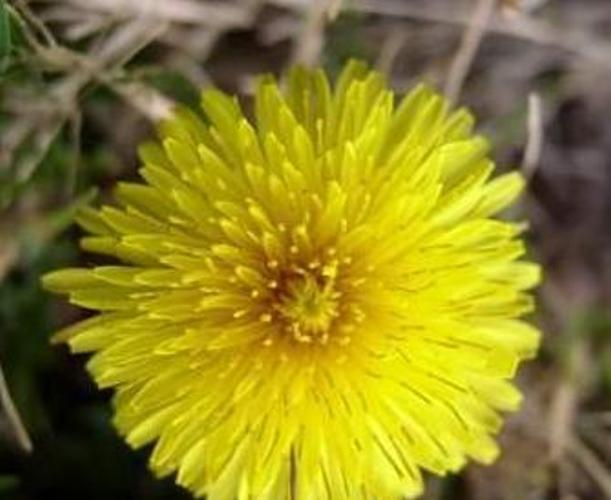
#> input picture __data/17 flowers/train_data/Bluebell/1.jpg, 611 x 500 px
$ jupyter execute --allow-errors 'Opencv (select futures).ipynb'   (older library calls are emulated)
#> lines starting #> are read from the running program, lines starting #| are printed output that depends on the picture
<div style="direction:rtl;text-align:center"></div>
<h1><div style="direction:rtl;text-align:center">PreProcessing</div></h1>

[cell 1]
from urllib import request
import tarfile
import os
import glob
import matplotlib.pyplot as plt
import cv2
import numpy as np
import mahotas

## database

[cell 2]
# filename, _ = request.urlretrieve('https://www.robots.ox.ac.uk/~vgg/data/flowers/17/17flowers.tgz', 'flowers.tgz')

[cell 3]
# print(os.stat(filename))

[cell 4]
# tar = tarfile.open(filename)
# tar.extractall(path='../__data/17 flowers/train_data')
# tar.close()

[cell 5]
# image_paths = sorted(glob.glob('../__data/17 flowers/train_data/jpg/*.jpg'))

[cell 6]
# image_paths[:6]

[cell 7]
# [17 lines of commented-out code are left out]

## Open cv

[cell 8]
image = cv2.imread('../__data/17 flowers/train_data/Bluebell/1.jpg')
#> image is the input picture: shape (500, 611, 3); mean B, G, R 37.8, 131.2, 141.7

[cell 9]
# resize image
image = cv2.resize(image, (500, 500))
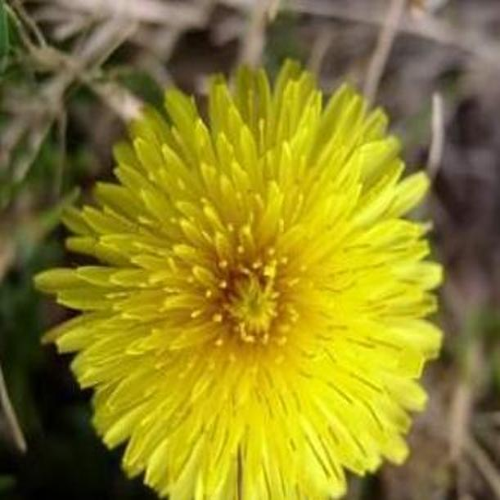
#> image: shape (500, 500, 3); mean B, G, R 37.8, 131.2, 141.7

## Histogram

[cell 10]
# calculater hist
hist = cv2.calcHist([image], [0, 1, 2], None, [256, 256, 256], [0, 256, 0, 256, 0, 256])
# cv2.calcHist(image_file, number_chanell(r=0 g=1 b=2), mask, number_bin_hist, rang_pix)
cv2.normalize(hist, hist)
image_histogram = hist.flatten()
for channel, col in enumerate(('b', 'g', 'r')):
        hist = cv2.calcHist([image], [channel], None, [256], [0, 256])
        plt.plot(hist, color=col)
plt.figure()
plt.imshow(image)
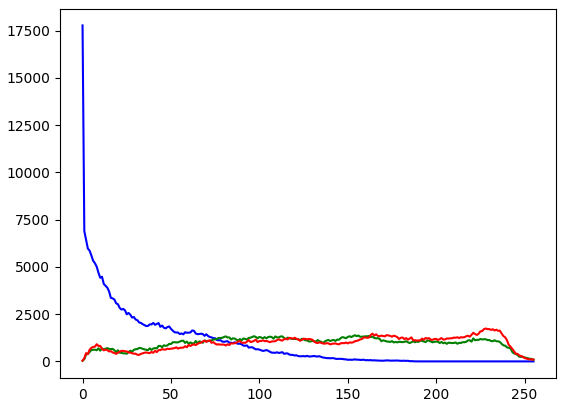
#> figure drawn by matplotlib, 1 panel; curve peaks at x = 0, y = 17784; curve peaks at x = 154, y = 1385; curve peaks at x = 228, y = 1740

[cell 11]
# convert color image
image_Gray = cv2.cvtColor(image, cv2.COLOR_BGR2GRAY)
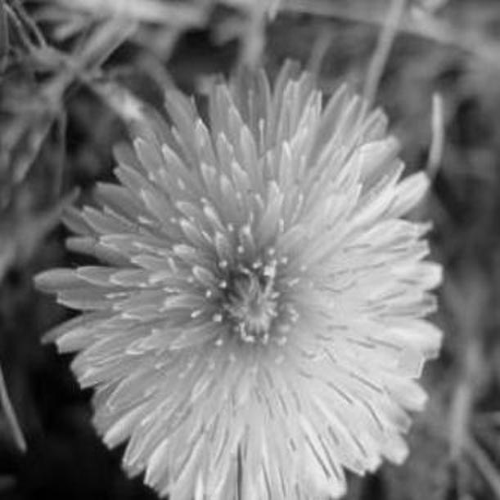
#> image_Gray: shape (500, 500); min 0, max 237, mean 123.7
hist = cv2.calcHist(image_Gray, [0], None, [256], [0,256])
#> hist = 256 values, max 12 at index 168, min 0 at index 0, mean 1.95
plt.plot(hist)
plt.figure()
plt.imshow(image_Gray,cmap='gray')
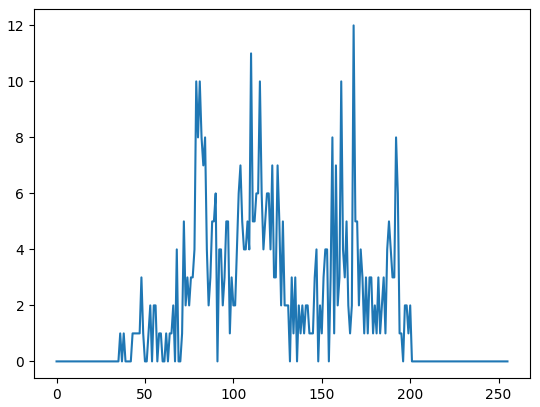
#> figure drawn by matplotlib, 1 panel; curve peaks at x = 168, y = 12

# select futures
### color image = gray

## HuMoments

[cell 12]
hue_features = cv2.HuMoments(cv2.moments(image_Gray)).flatten()
#> hue_features = [0.00113, 2.15e-08, 2.09e-11, 2.08e-11, -2.87e-22, 2.78e-15, -3.27e-22]

[cell 13]
hue_features
#> Out has the same summary as hue_features
#> `image_hsv = cv2.cvtColor(image, cv2.COLOR_BGR2HSV)`: image_hsv: shape (500, 500, 3); mean H, S, V 27, 172.8, 142.6
#> `histogram_features = hist.flatten()`: histogram_features = 512 values, max 0.318 at index 54, min 0 at index 2, mean 0.0103

## Mahotas

#> (a cell that did not finish here is left out)

#> (a cell that did not finish here is left out)

# Mix Method

[cell 16]
from sklearn.preprocessing import LabelEncoder, MinMaxScaler
from sklearn.model_selection import train_test_split
from sklearn.ensemble import RandomForestClassifier

[cell 17]
train_labels = os.listdir('../__data/17 flowers/train_data/')
train_labels.sort()
X = []
y = []
#> (the rest of this cell did not finish here and is left out)

$ run again, with __data/17 flowers/train_data/Bluebell/48.jpg copied over __data/17 flowers/train_data/Bluebell/1.jpg
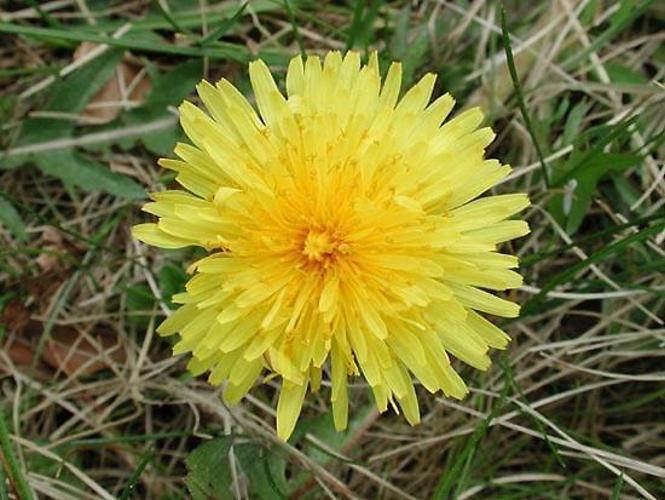
#> input picture __data/17 flowers/train_data/Bluebell/48.jpg, 665 x 500 px
#> image is the input picture: shape (500, 665, 3); mean B, G, R 53.7, 117.9, 118.4
#> image: shape (500, 500, 3)
#> `image_Gray = cv2.cvtColor(image, cv2.COLOR_BGR2GRAY)`:
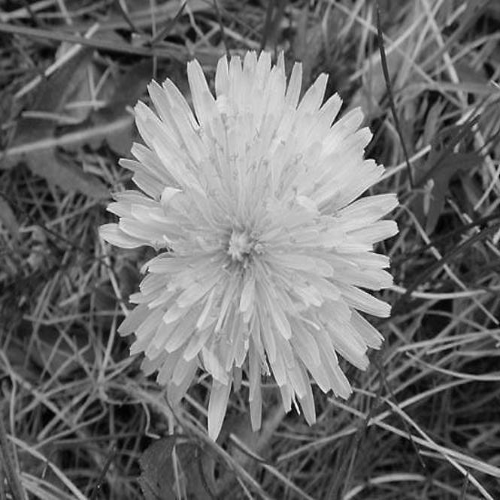
#> image_Gray: shape (500, 500); min 1, max 248, mean 110.7
#> hist = 256 values, max 14 at index 65, min 0 at index 0, mean 1.95
#> `[cell 11] # convert color image image_Gray = cv2.cvtColor(image, cv2.C..`:
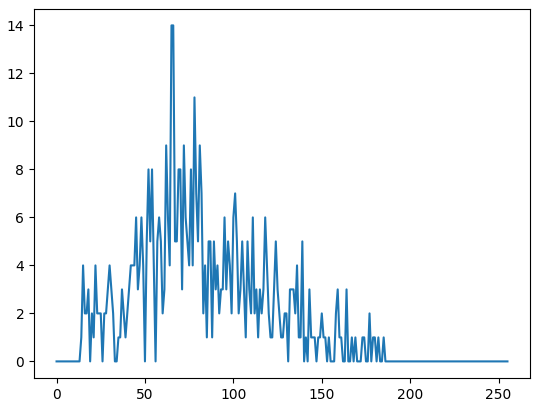
#> figure drawn by matplotlib, 1 panel; curve peaks at x = 65, y = 14
#> hue_features = [0.00121, 5.16e-09, 1.91e-12, 5.27e-12, 8.17e-24, 3.74e-16, -1.46e-23]
#> Out has the same summary as hue_features
#> image_hsv: shape (500, 500, 3); mean H, S, V 32.1, 138.3, 125.1
#> histogram_features = 512 values, max 0.517 at index 82, min 0 at index 3, mean 0.00919

$ run again, with __data/17 flowers/train_data/Bluebell/5.jpg copied over __data/17 flowers/train_data/Bluebell/1.jpg
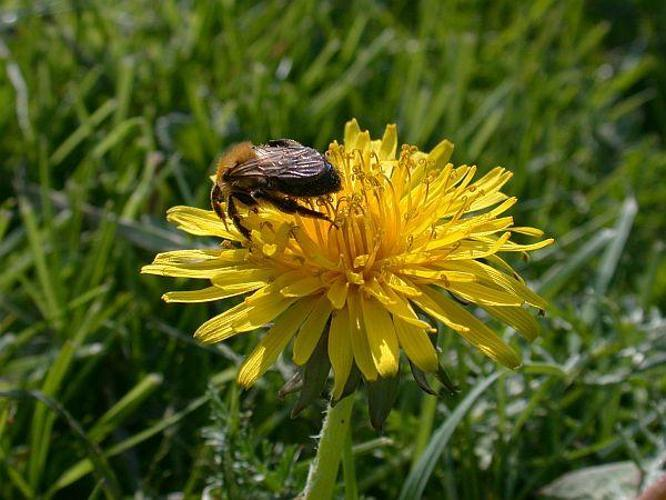
#> input picture __data/17 flowers/train_data/Bluebell/5.jpg, 666 x 500 px
#> image is the input picture: shape (500, 666, 3); mean B, G, R 28.2, 91.2, 81.8
#> image: shape (500, 500, 3)
#> `image_Gray = cv2.cvtColor(image, cv2.COLOR_BGR2GRAY)`:
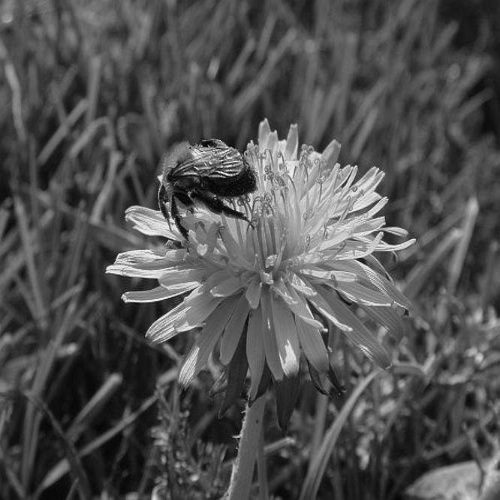
#> image_Gray: shape (500, 500); min 1, max 251, mean 81.2
#> hist = 256 values, max 12 at index 84, min 0 at index 0, mean 1.95
#> `[cell 11] # convert color image image_Gray = cv2.cvtColor(image, cv2.C..`:
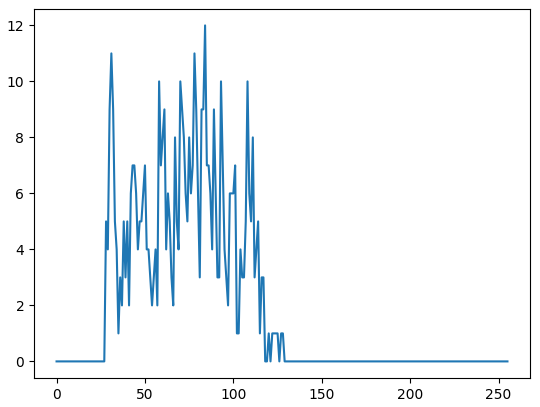
#> figure drawn by matplotlib, 1 panel; curve peaks at x = 84, y = 12
#> hue_features = [0.00182, 4.36e-08, 6.17e-12, 2.2e-11, 7.9e-23, -3.02e-15, 2.44e-22]
#> Out has the same summary as hue_features
#> image_hsv: shape (500, 500, 3); mean H, S, V 39.2, 185.6, 97.2
#> histogram_features = 512 values, max 0.611 at index 17, min 0 at index 3, mean 0.00757

$ run again, with __data/17 flowers/train_data/Bluebell/51.jpg copied over __data/17 flowers/train_data/Bluebell/1.jpg
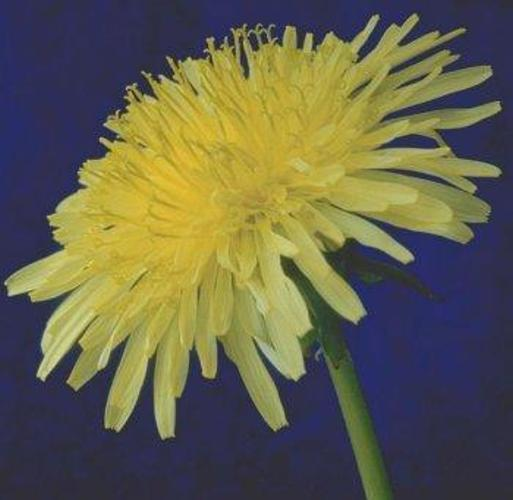
#> input picture __data/17 flowers/train_data/Bluebell/51.jpg, 513 x 500 px
#> image is the input picture: shape (500, 513, 3); mean B, G, R 75.7, 98, 100.7
#> image: shape (500, 500, 3)
#> `image_Gray = cv2.cvtColor(image, cv2.COLOR_BGR2GRAY)`:
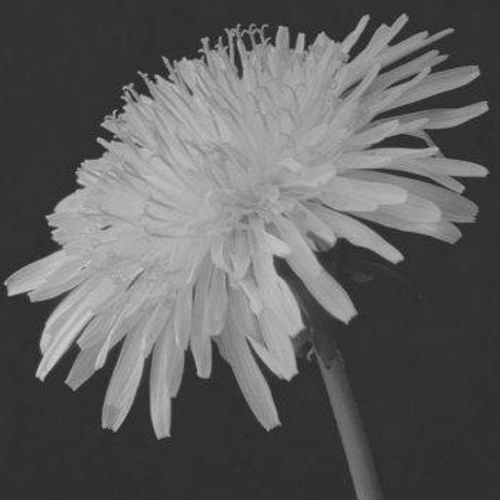
#> image_Gray: shape (500, 500); min 31, max 215, mean 96.3
#> hist = 256 values, max 266 at index 50, min 0 at index 0, mean 1.95
#> `[cell 11] # convert color image image_Gray = cv2.cvtColor(image, cv2.C..`:
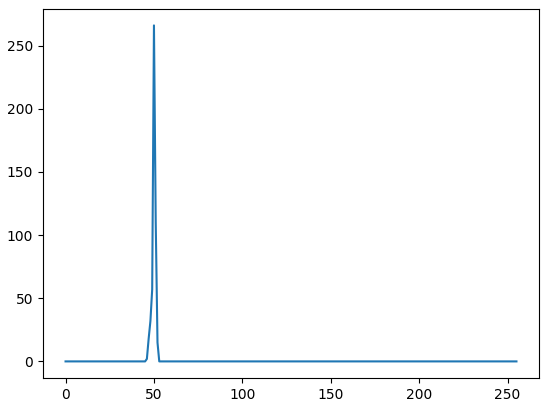
#> figure drawn by matplotlib, 1 panel; curve peaks at x = 50, y = 266
#> hue_features = [0.00133, 2.22e-08, 4.71e-12, 2.43e-11, 1.66e-22, -3.63e-15, 2.01e-22]
#> Out has the same summary as hue_features
#> image_hsv: shape (500, 500, 3); mean H, S, V 76.2, 117.4, 118.4
#> histogram_features = 512 values, max 0.92 at index 137, min 0 at index 0, mean 0.00455
